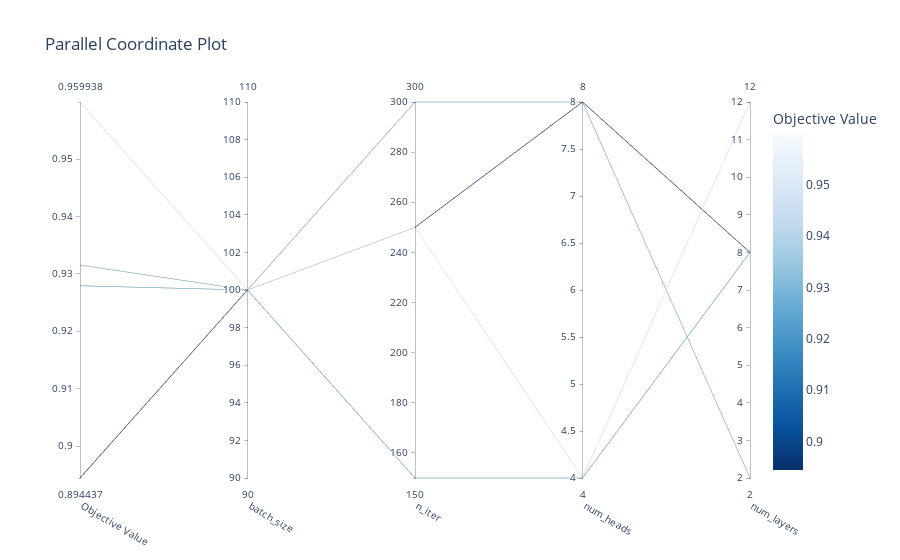

This figure's notebook cell:
### Code cell
# Visualize high-dimensional parameter relationships. 
plot_parallel_coordinate(study)

### Figure 1 — Plotly figure (JSON) as saved in the notebook; plotly's stock layout.template omitted (floating-point values rounded to 4 significant figures)
{"data": [{"dimensions": [{"label": "Objective Value", "range": [0.8944, 0.9599], "values": [0.9315, 0.9279, 0.8944, 0.9599]}, {"label": "batch_size", "range": [100, 100], "values": [100, 100, 100, 100]}, {"label": "n_iter", "range": [150, 300], "values": [300, 150, 250, 250]}, {"label": "num_heads", "range": [4, 8], "values": [8, 4, 8, 4]}, {"label": "num_layers", "range": [2, 12], "values": [2, 8, 8, 12]}], "labelangle": 30, "labelside": "bottom", "line": {"color": [0.9315, 0.9279, 0.8944, 0.9599], "colorbar": {"title": {"text": "Objective Value"}}, "colorscale": [[0, "rgb(247,251,255)"], [0.125, "rgb(222,235,247)"], [0.25, "rgb(198,219,239)"], [0.375, "rgb(158,202,225)"], [0.5, "rgb(107,174,214)"], [0.625, "rgb(66,146,198)"], [0.75, "rgb(33,113,181)"], [0.875, "rgb(8,81,156)"], [1, "rgb(8,48,107)"]], "reversescale": true, "showscale": true}, "type": "parcoords"}], "layout": {"title": {"text": "Parallel Coordinate Plot"}}}
